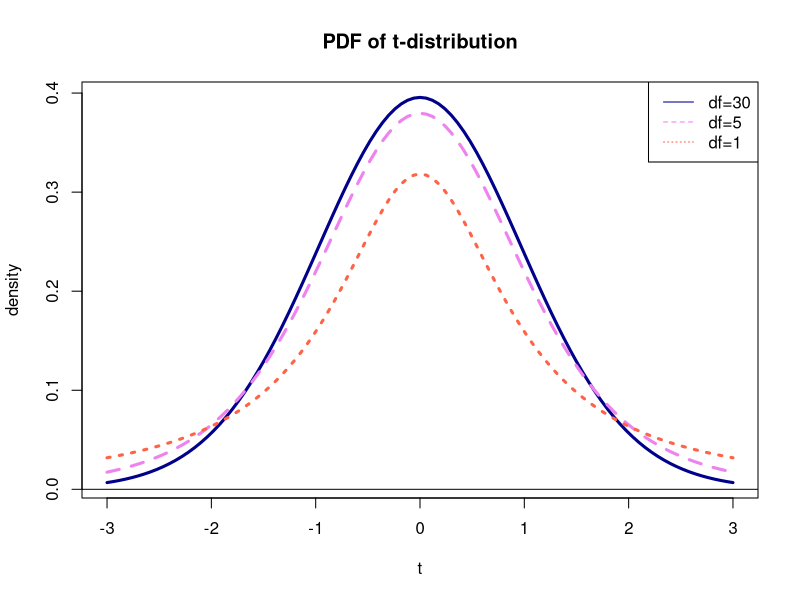

The R source for this figure: (Note: this script raises an error after producing the figure.)
# Unit 14. t-test

windows(width = 7, height = 5)

?t.test

library(MASS)
t.test(survey$Height, mu = 175)
t.test(survey$Height, mu = 172)
t.test(survey$Height, mu = 171, conf.level = 0.99)

t.test(survey$Height, mu = 173, alternative = "greater")
t.test(survey$Height, mu = 174, alternative = "less")

t.height <- t.test(survey$Height, mu = 172)
str(t.height)
t.height$statistic
t.height$p.value
t.height$conf.int

x <- seq(-3, 3, length = 200)
curve(dt(x, df=30), min(x), max(x), lty = 1, lwd=3, col="darkblue",
      main = "PDF of t-distribution", xlab = "t", ylab = "density")
curve(dt(x, df=5),  min(x), max(x), lty = 2, lwd=3, col="violet", add = T)
curve(dt(x, df=1),  min(x), max(x), lty = 3, lwd=3, col="tomato", add = T)
legend("topright", legend = c("df=30", "df=5", "df=1"), 
       col=c("darkblue", "violet", "tomato"), lty=c(1, 2, 3))

y <- dt(x, df=1)
abline(0, 0)
xlim <- x[lower <= x & x <= upper]
ylim <- y[lower <= x & x <= upper] - 0.0001
xlim <- c(xlim[1], xlim, tail(xlim, 1))
ylim <- c(0, ylim, 0)
polygon(xlim, ylim, col = "lightgrey")


